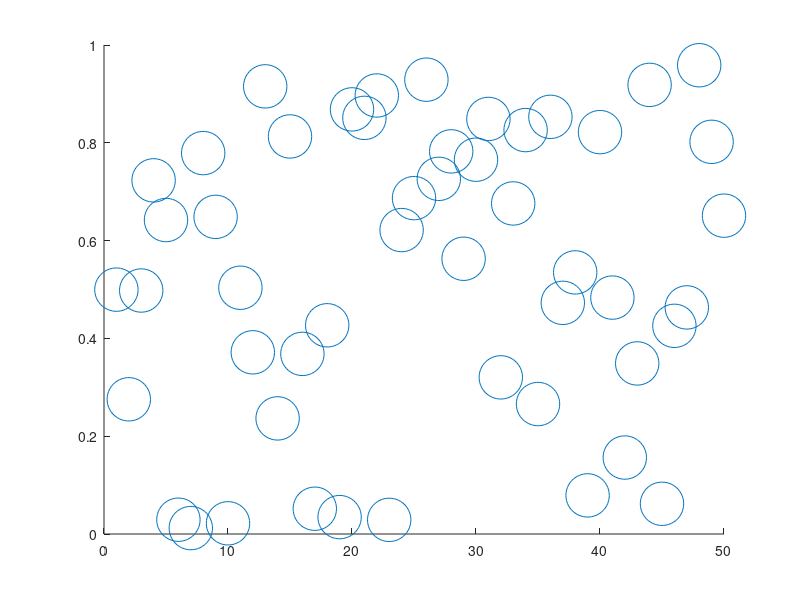

The MATLAB source for this figure: (Note: this script raises an error after producing the figure.)

m=[1 2 3 4;5 6 7 8;9 10 11 12]
fcol=@(x)deal(x(:,1:2),x(:,3:4))
[a b]=fcol(m)

deal(1)
%%

x = 1:50;
y = rand(1,50);
s = 5; %Marker width in units of X
h = scatter(x,y); % Create a scatter plot and return a handle to the 'hggroup' object
%Obtain the axes size (in axpos) in Points
currentunits = get(gca,'Units');
set(gca, 'Units', 'Points');
axpos = get(gca,'Position');
set(gca, 'Units', currentunits);
markerWidth = s/diff(xlim)*axpos(3); % Calculate Marker width in points
set(h, 'SizeData', markerWidth^2)
%%
ax = gca;
AR = get(gca, 'dataaspectratio');
if ~isequal(AR(1:2), [1 1])
  error('Units are not equal on X and Y, cannot create marker size that is one unit on both');
end
oldunits = get(ax, 'Units');
set(ax, 'Units', 'points');
pos = get(ax, 'Position');    %[X Y width height]
set(ax, 'Units', oldunits');
XL = xlim(ax);
points_per_unit = pos(3) / (XL(2) - XL(1));
marker_size = points_per_unit .^2 * pi / 4;    %pi*r^2 but remember points_per_unit is d not r
%%
currentunits=ax.Units;
ax.Position;
ax.Units='Points';
axpos=ax.Position;
pba=ax.PlotBoxAspectRatio;
ax.Units=currentunits;
scale=min([axpos(3),pba(1)/pba(2)*axpos(4)])/diff(xlim);
a=markerwidth.*scale;
set(h,'SizeData',a.^2);
%%
x = linspace(0,10);
y = sin(4*x);
scatter(x,y,'o')
%%
ax = gca; % current axes
ax.FontSize = 12;
ax.TickDir = 'out';
ax.TickLength = [0.02 0.02];
ax.YLim = [-2 2];
fig = gcf;
ax = fig.CurrentAxes;
ax.Units=1
%%
figure;    
close all
    h=scatter(0.5,0.5);
    axis square
    axis([0 1 0 1])
    xlabel('x (\mum)')
    ylabel('y (\mum)')
    title 'cleaned data'
%     set(gcf, 'Color', 'w');
%     set(gcf, 'PaperPositionMode', 'auto');
    set( findobj(gca,'type','line'), 'LineWidth', 2)
    s = 0.4; %Marker width in units of X
    currentunits = get(gca,'Units');
    set(gca, 'Units', 'Points');
    axpos = get(gca,'Position');
    set(gca, 'Units', currentunits);
    markerWidth = s/diff(xlim)*axpos(3); % Calculate Marker width in points
    set(h, 'Marker', 'square')
    set(h, 'SizeData', markerWidth^2)
    hold on
    h1=scatter(0.5,0.5);
    s = 0.4;%Marker width in units of X
    markerWidth = s/diff(xlim)*axpos(4); % Calculate Marker width in points
    set(h1, 'Marker', 'o')
    set(h1, 'SizeData', (markerWidth)^2)
    %axpos =   54.6000   34.6500  325.5000  256.7250
    ax=get(gcf);
%     ax.Position(1)=1000
    ax.Position
    
